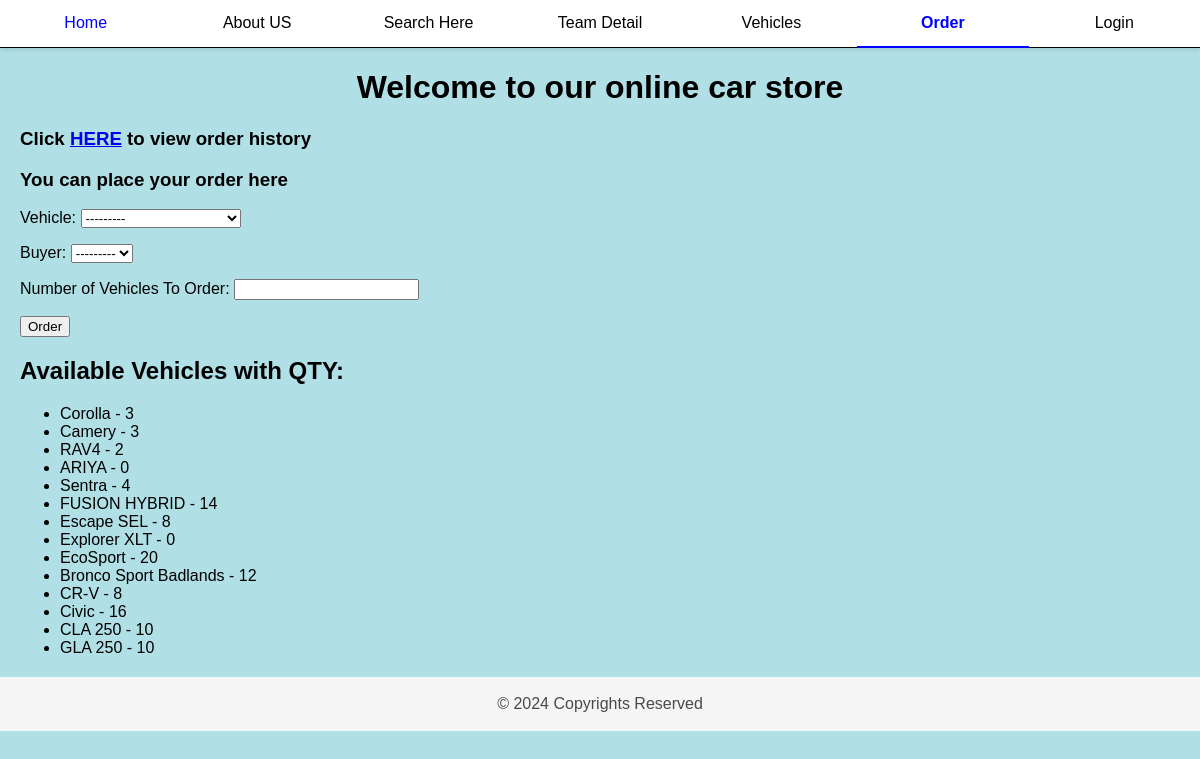
Screenshot of /orderhere/ with the database file from the repository.
### carapp/models.py (models this page shows)
class Vehicle(models.Model):
    FEATURES = [
        ('CC', 'Cruise Control'),
        ('AI', 'Audio Interface'),
        ('A', 'Airbags'),
        ('AC', 'Air Conditioning'),
        ('SH', 'Seat Heating'),
        ('PA', 'ParkAssist'),
        ('PS', 'Power Steering'),
        ('RC', 'Reversing Camera'),
        ('AS', 'Auto Start/Stop')
    ]
    car_type = models.ForeignKey(CarType, related_name='vehicles', on_delete=models.CASCADE)
    car_name = models.CharField(max_length=200)
    car_price = models.DecimalField(max_digits=12, decimal_places=6)
    inventory = models.PositiveIntegerField(default=10)
    instock = models.BooleanField(default=True)
    product_desc = models.TextField(max_length=255, blank=True, default='')
    car_features = models.CharField(max_length=2, choices=FEATURES, default='A')
    def __str__(self):
        return self.car_name

### carapp/views.py (the view)
# urls.py: path('orderhere/', views.orderhere, name='orderhere'),
def orderhere(request):
    msg = ''
    vehiclelist = Vehicle.objects.all()
    if request.method == 'POST':
        form = OrderVehicleForm(request.POST)
        if form.is_valid():
            order = form.save(commit=False)
            if order.num_ordered <= order.vehicle.inventory:
                order.vehicle.inventory -= order.num_ordered
                order.vehicle.save()
                order.save()
                msg = 'Your vehicle has been ordered'
            else:
                msg = 'We do not have sufficient stock to fill your order.'
                response = render(request, 'carapp/nosuccess_order.html', {'msg': msg})
                response.set_cookie('OrderPage', 'Could Not Order', max_age=60)
                return response
    else:
        form = OrderVehicleForm()
    response = render(request, 'carapp/orderhere.html', {'form': form, 'msg': msg, 'vehiclelist': vehiclelist})
    response.set_cookie('OrderPage', 'ordering', max_age=60)
    return response

### carapp/forms.py
class OrderVehicleForm(forms.ModelForm):
    class Meta:
        model = OrderVehicle
        fields = ['vehicle', 'buyer', 'num_ordered']
        widgets = {'buyer': forms.Select(attrs={'size': 1})}
        labels = {'num_ordered': 'Number of Vehicles To Order'}

### carapp/models.py (called while the page is built)
    def __str__(self):
        return self.username

### carapp/templates/carapp/orderhere.html (shortened to what this page needs)
{% extends 'carapp/base.html' %}
{% block body_block %}
    <h3> Click <a href="{% url 'carapp:orders'%}">HERE</a> to view order history </h3>
    <h3> You can place your order here </h3>
    <form method="POST">
        {{ form.as_p }}
        <button type="submit">Order</button>
    </form>
    <h2>Available Vehicles with QTY:</h2>
    <ul>
        {% for vehicle in vehiclelist %}
            <li>{{ vehicle.car_name }} - {{ vehicle.inventory }}</li>
        {% endfor %}
    </ul>
{% endblock %}

### carapp/static/carapp/styles.css (style rules this page uses)
body { background-color: powderblue; color: black; font-family: sans-serif; font-size: 16px; margin: 0; }

### rows the page displays
Vehicle: car_name "Corolla", inventory "3"
Vehicle: car_name "Camery", inventory "3"
Vehicle: car_name "RAV4", inventory "2"
Vehicle: car_name "ARIYA", inventory "0"
Vehicle: car_name "Sentra", inventory "4"
Vehicle: car_name "FUSION HYBRID", inventory "14"
Vehicle: car_name "Escape SEL", inventory "8"
Vehicle: car_name "Explorer XLT", inventory "0"
Vehicle: car_name "EcoSport", inventory "20"
Vehicle: car_name "Bronco Sport Badlands", inventory "12"
Vehicle: car_name "CR-V", inventory "8"
Vehicle: car_name "Civic", inventory "16"
Vehicle: car_name "CLA 250", inventory "10"
Vehicle: car_name "GLA 250", inventory "10"
